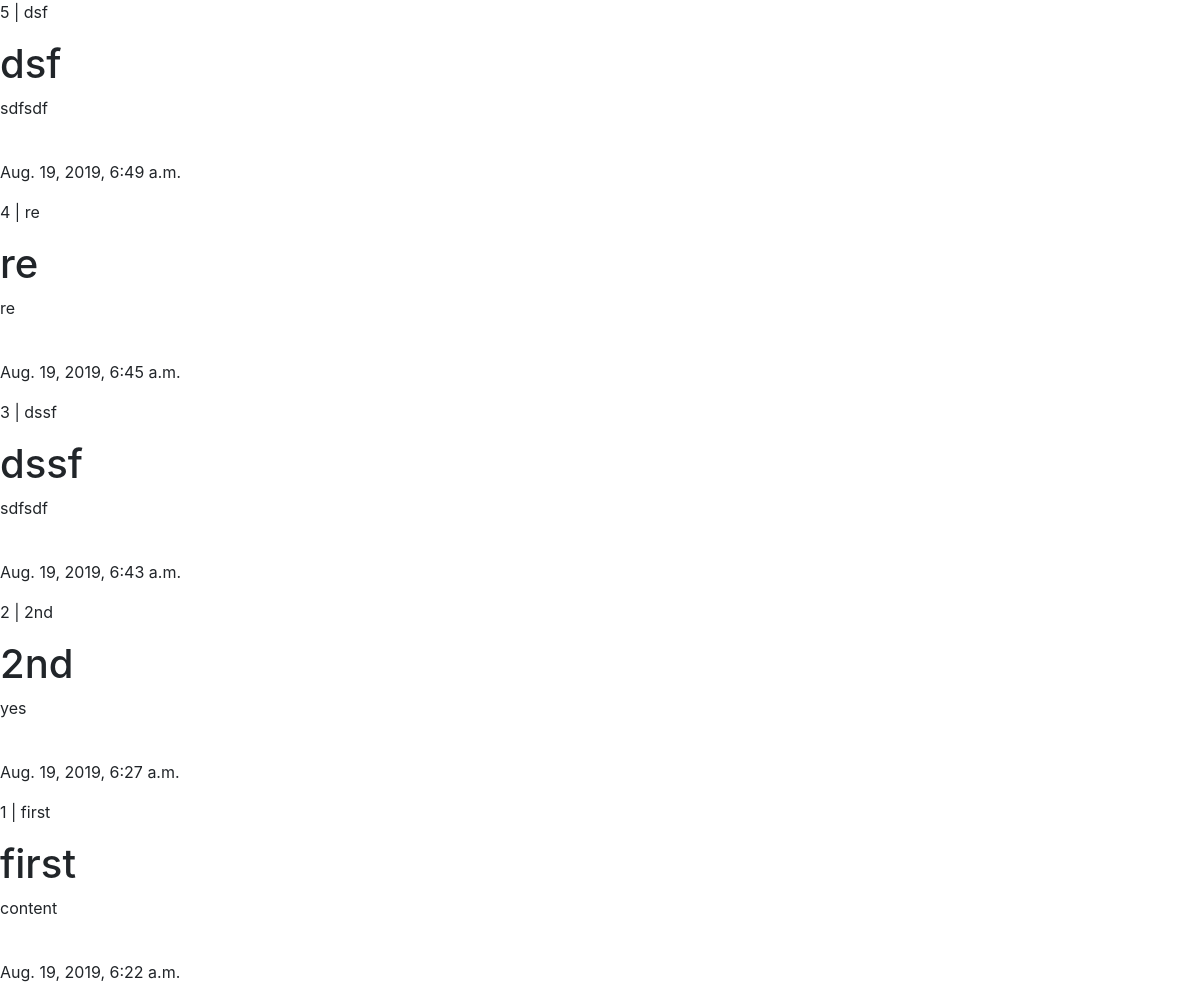
The app's page /articles/ with its own data.
### articles/models.py (models this page shows)
class Article(models.Model):
    title = models.TextField()
    content = models.TextField()
    created_at = models.DateTimeField(auto_now_add=True)
    img_url = models.TextField()
    def __str__(self):
        return f'{self.id} | {self.title}'

### articles/views.py (the view)
# urls.py: path('', views.index),
def index(request):
    articles = Article.objects.all()
    context = {
        'articles': reversed(articles),
    }
    return render(request, 'index.html', context)

### articles/templates/index.html (shortened to what this page needs)
{% extends 'base.html' %}
{% block body %}
  {% for article in articles %}
    <p>{{ article }}</p>
    <h1>{{ article.title }}</h1>
    <p>{{ article.content }}</p>
    <p>{{ article.created_at}}</p>
  {% endfor %}
{% endblock %}

### blog/templates/base.html (shortened to what this page needs)
<!DOCTYPE html>
<html lang="en">
<head>
  <link rel="stylesheet" href="https://stackpath.bootstrapcdn.com/bootstrap/4.3.1/css/bootstrap.min.css">
</head>
<body>
  {% block body %}
  {% endblock %}
</body>
</html>

### blog/templates/base.html (style rules this page uses)
* { margin: 0; padding: 0; }

### records on screen
Article: id+title "5 | dsf", title "dsf", content "sdfsdf", created_at "Aug. 19, 2019, 6:49 a.m."
Article: id+title "4 | re", title "re", content "re", created_at "Aug. 19, 2019, 6:45 a.m."
Article: id+title "3 | dssf", title "dssf", content "sdfsdf", created_at "Aug. 19, 2019, 6:43 a.m."
Article: id+title "2 | 2nd", title "2nd", content "yes", created_at "Aug. 19, 2019, 6:27 a.m."
Article: id+title "1 | first", title "first", content "content", created_at "Aug. 19, 2019, 6:22 a.m."
